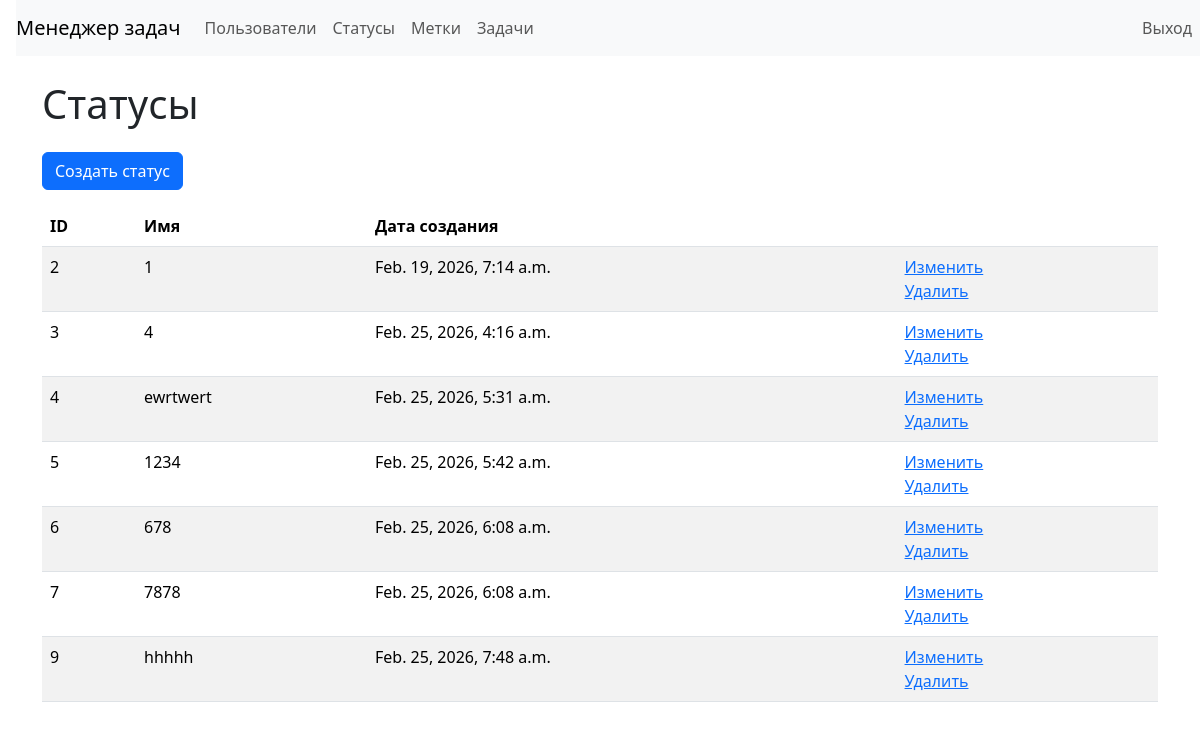
The page /statuses/ (signed in) on the database as committed earlier.
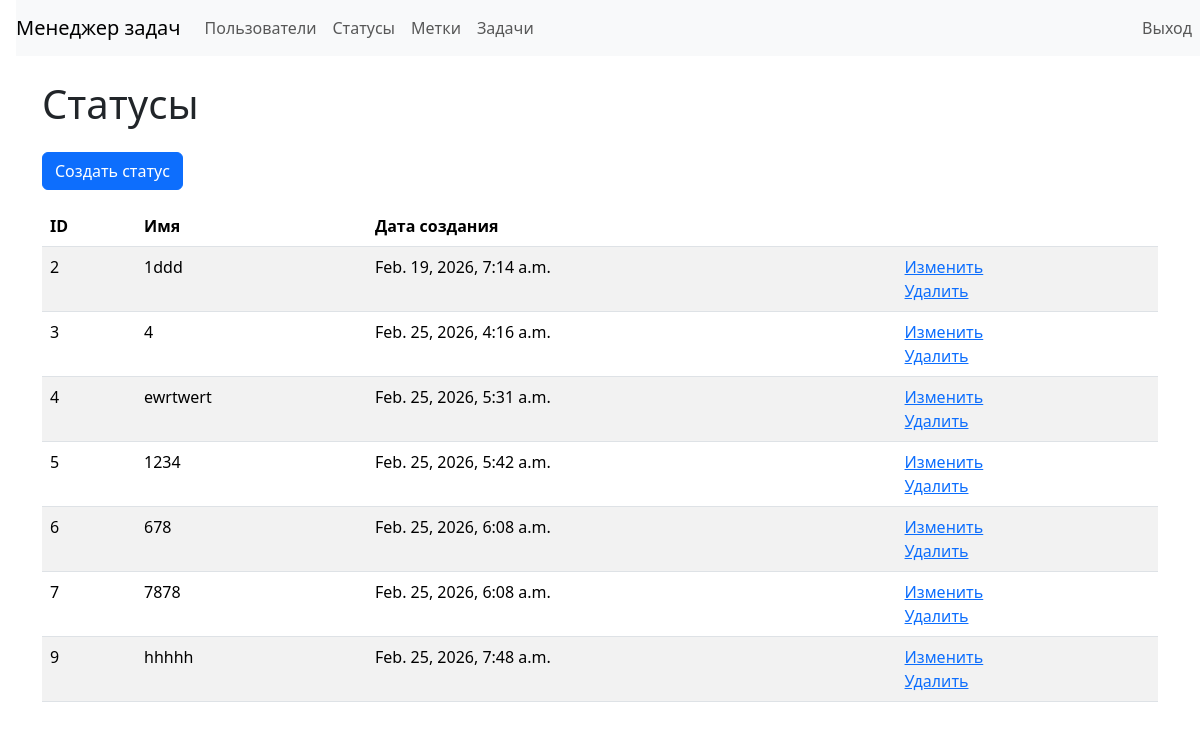
The same page on the database as committed later.
### src/task_manager/models.py (models this page shows, shortened)
class Status(models.Model):
    name = models.CharField(max_length=255, unique=True, verbose_name='Имя')
    created_at = models.DateTimeField(auto_now_add=True, verbose_name='Дата создания')

### src/task_manager/views/statuses.py (the view)
# urls.py: path("statuses/", StatusListView.as_view(), name="statuses_list"),
class StatusListView(LoginRequiredMixin, ListView):
    model = Status
    template_name = "statuses/list.html"
    context_object_name = "statuses"

### src/templates/statuses/list.html
{% extends "layouts/base.html" %}
{% block content %}
<h1 class="my-4">
  Статусы
</h1>
<a class="btn btn-primary mb-3" href="{% url 'status_create' %}">Создать статус</a>
<table class="table table-striped">
  <thead>
    <tr>
      <th>ID</th>
      <th>Имя</th>
      <th>Дата создания</th>
      <th></th>
    </tr>
  </thead>
  <tbody>
    {% for status in statuses %}
    <tr>
      <td>{{ status.id }}</td>
      <td>{{ status.name }}</td>
      <td>{{ status.created_at }}</td>
      <td>
        <a href="{% url 'status_update' status.id %}">Изменить</a>
        <br>
        <a href="{% url 'status_delete' status.id %}">Удалить</a>
      </td>
    </tr>
    {% empty %}
    <tr>
      <td colspan="4">Нет статусов</td>
    </tr>
    {% endfor %}
  </tbody>
</table>
{% endblock %}

Rows that differ between the two databases and show on the page:
changed Status id 2: name "1" → "1ddd"
